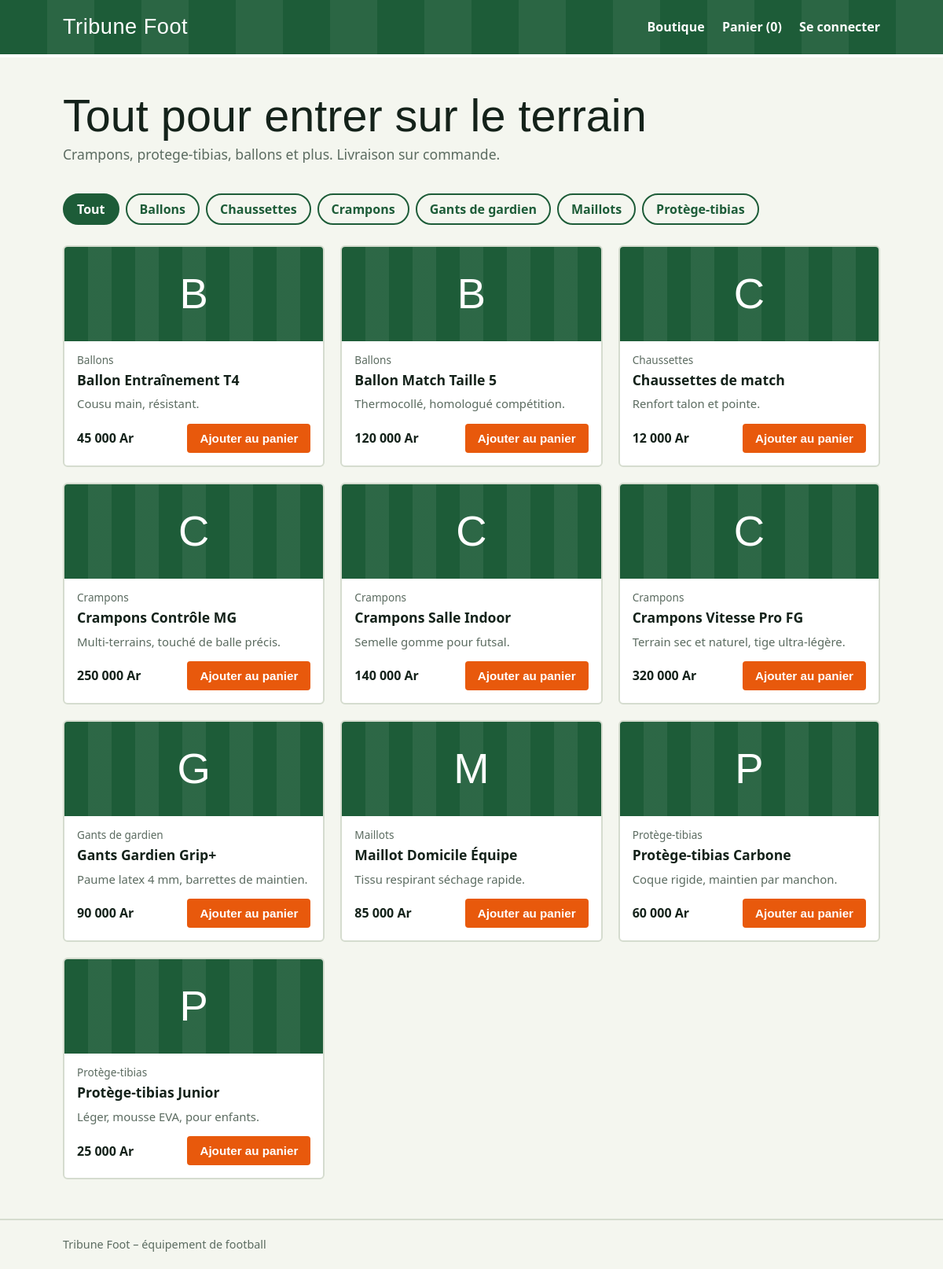
The page / on the database its author committed.
### tables this page shows
CREATE TABLE IF NOT EXISTS categories (
  id INT AUTO_INCREMENT PRIMARY KEY,
  nom VARCHAR(60) NOT NULL
);

CREATE TABLE IF NOT EXISTS produits (
  id INT AUTO_INCREMENT PRIMARY KEY,
  categorie_id INT NOT NULL,
  nom VARCHAR(120) NOT NULL,
  description TEXT,
  prix DECIMAL(10,0) NOT NULL,
  stock INT NOT NULL DEFAULT 0,
  FOREIGN KEY (categorie_id) REFERENCES categories(id)
);

### src/index.php (the view, shortened to what this page needs)
<?php
require 'config.php';
$cats = dbProduit()->query('SELECT * FROM categories ORDER BY nom')->fetchAll();
$cat = (int)($_GET['cat'] ?? 0);
if ($cat) {
    $st = dbProduit()->prepare('SELECT p.*, c.nom AS categorie FROM produits p JOIN categories c ON c.id=p.categorie_id WHERE categorie_id=? ORDER BY p.nom');
    $st->execute([$cat]);
} else {
    $st = dbProduit()->query('SELECT p.*, c.nom AS categorie FROM produits p JOIN categories c ON c.id=p.categorie_id ORDER BY c.nom, p.nom');
}
$produits = $st->fetchAll();
entete('Boutique');
?>
<section class="hero">
  <h1>Tout pour entrer sur le terrain</h1>
  <p>Crampons, protege-tibias, ballons et plus. Livraison sur commande.</p>
</section>
<div class="filtres">
  <a href="index.php" class="<?= !$cat ? 'actif' : '' ?>">Tout</a>
  <?php foreach ($cats as $c): ?>
    <a href="?cat=<?= $c['id'] ?>" class="<?= $cat === (int)$c['id'] ? 'actif' : '' ?>"><?= h($c['nom']) ?></a>
  <?php endforeach; ?>
</div>
<div class="grille">
<?php foreach ($produits as $p): ?>
  <article class="produit">
    <div class="visuel"><?= h(mb_substr($p['categorie'], 0, 1)) ?></div>
    <div class="infos">
      <span class="cat"><?= h($p['categorie']) ?></span>
      <h2><?= h($p['nom']) ?></h2>
      <p><?= h($p['description']) ?></p>
      <div class="bas-carte">
        <strong><?= ar($p['prix']) ?></strong>
        <?php if ($p['stock'] > 0): ?>
          <form method="post" action="panier.php">
            <button class="btn">Ajouter au panier</button>
          </form>
        <?php else: ?><span class="rupture">Rupture de stock</span><?php endif; ?>
      </div>
    </div>
  </article>
<?php endforeach; ?>
</div>
<?php pied();

### src/config.php (shortened to what this page needs)
<?php
function db(string $host, string $name): PDO {
    static $cx = [];
    return $cx[$host] ??= new PDO("mysql:host=$host;dbname=$name;charset=utf8mb4", 'root', '123456', [
        PDO::ATTR_ERRMODE => PDO::ERRMODE_EXCEPTION,
        PDO::ATTR_DEFAULT_FETCH_MODE => PDO::FETCH_ASSOC,
    ]);
}
function dbProduit(): PDO  { return db('mysql-produit',  'produit_db'); }
function h($s): string { return htmlspecialchars((string)$s, ENT_QUOTES, 'UTF-8'); }
function ar($n): string { return number_format((float)$n, 0, ',', ' ') . ' Ar'; }
function nbPanier(): int { return array_sum($_SESSION['panier'] ?? []); }
function entete(string $titre): void { ?>
<!DOCTYPE html>
<html lang="fr"><head>
<link rel="stylesheet" href="style.css">
</head><body>
<header class="haut">
  <div class="contenu barre">
    <a class="logo" href="index.php">Tribune Foot</a>
    <nav>
      <a href="index.php">Boutique</a>
      <a href="panier.php">Panier (<?= nbPanier() ?>)</a>
      <?php if (!empty($_SESSION['client'])): ?>
        <span class="salut"><?= h($_SESSION['client']['nom']) ?></span>
        <a href="logout.php">Se déconnecter</a>
      <?php else: ?>
        <a href="login.php">Se connecter</a>
      <?php endif; ?>
    </nav>
  </div>
</header>
<main class="contenu">
<?php }
function pied(): void { ?>
</main>
<footer class="bas"><div class="contenu">Tribune Foot – équipement de football</div></footer>
</body></html>
<?php }

### src/style.css (style rules this page uses)
:root { --craie:#f4f6ef;--gazon:#1d5c38;--gazon-clair:#26704516;--nuit:#14221a;--orange:#e8590c;--gris:#5b6b60;--ligne:#d5dccf }
* { box-sizing:border-box }
body { margin:0;font-family:"Segoe UI",system-ui,sans-serif;background:var(--craie);color:var(--nuit);line-height:1.5 }
.contenu { max-width:1080px;margin:0 auto;padding:0 20px }
a { color:var(--gazon) }
.haut { background:var(--gazon);background-image:repeating-linear-gradient(90deg,transparent 0 60px,#ffffff10 60px 120px);color:#fff;border-bottom:4px solid #fff }
.barre { display:flex;justify-content:space-between;align-items:center;padding-top:14px;padding-bottom:14px;flex-wrap:wrap;gap:10px }
.logo { font-family:Impact,"Arial Narrow",sans-serif;font-size:1.7rem;letter-spacing:.5px;color:#fff;text-decoration:none }
nav a,.salut { color:#fff;margin-left:18px;text-decoration:none;font-weight:600 }
.hero { padding:44px 0 24px }
.hero h1 { font-family:Impact,"Arial Narrow",sans-serif;font-weight:400;font-size:clamp(2rem,6vw,3.6rem);margin:0 0 6px;line-height:1.05 }
.hero p { margin:0;color:var(--gris);font-size:1.1rem }
.filtres { display:flex;flex-wrap:wrap;gap:8px;margin:12px 0 26px }
.filtres a { padding:6px 16px;border:2px solid var(--gazon);border-radius:999px;text-decoration:none;font-weight:600 }
.filtres a.actif,.filtres a:hover { background:var(--gazon);color:#fff }
.grille { display:grid;grid-template-columns:repeat(auto-fill,minmax(250px,1fr));gap:20px;margin-bottom:50px }
.produit { background:#fff;border:2px solid var(--ligne);border-radius:6px;overflow:hidden;display:flex;flex-direction:column }
.visuel { height:120px;display:grid;place-items:center;background:var(--gazon);background-image:repeating-linear-gradient(90deg,transparent 0 30px,#ffffff12 30px 60px);color:#fff;font:400 3.4rem Impact,sans-serif }
.infos { padding:14px 16px 16px;display:flex;flex-direction:column;flex:1 }
.cat { color:var(--gris);font-size:.85rem }
.infos h2 { font-size:1.1rem;margin:2px 0 6px }
.infos p { margin:0 0 14px;color:var(--gris);font-size:.93rem;flex:1 }
.bas-carte { display:flex;justify-content:space-between;align-items:center;gap:8px;flex-wrap:wrap }
.btn { display:inline-block;background:var(--orange);color:#fff;border:0;padding:10px 16px;border-radius:4px;font-weight:700;font-size:.95rem;cursor:pointer;text-decoration:none }
.bas { border-top:2px solid var(--ligne);padding:20px 0;color:var(--gris);font-size:.9rem }
main { min-height:60vh }

### rows shown on the page
categories: nom "Ballons"
categories: nom "Chaussettes"
categories: nom "Crampons"
categories: nom "Gants de gardien"
categories: nom "Maillots"
categories: nom "Protège-tibias"
produits: categorie.nom "B", categorie.nom "Ballons", nom "Ballon Entraînement T4", description "Cousu main, résistant.", prix "45 000 Ar"
produits: categorie.nom "B", categorie.nom "Ballons", nom "Ballon Match Taille 5", description "Thermocollé, homologué compétition.", prix "120 000 Ar"
produits: categorie.nom "C", categorie.nom "Chaussettes", nom "Chaussettes de match", description "Renfort talon et pointe.", prix "12 000 Ar"
produits: categorie.nom "C", categorie.nom "Crampons", nom "Crampons Contrôle MG", description "Multi-terrains, touché de balle précis.", prix "250 000 Ar"
produits: categorie.nom "C", categorie.nom "Crampons", nom "Crampons Salle Indoor", description "Semelle gomme pour futsal.", prix "140 000 Ar"
produits: categorie.nom "C", categorie.nom "Crampons", nom "Crampons Vitesse Pro FG", description "Terrain sec et naturel, tige ultra-légère.", prix "320 000 Ar"
produits: categorie.nom "G", categorie.nom "Gants de gardien", nom "Gants Gardien Grip+", description "Paume latex 4 mm, barrettes de maintien.", prix "90 000 Ar"
produits: categorie.nom "M", categorie.nom "Maillots", nom "Maillot Domicile Équipe", description "Tissu respirant séchage rapide.", prix "85 000 Ar"
produits: categorie.nom "P", categorie.nom "Protège-tibias", nom "Protège-tibias Carbone", description "Coque rigide, maintien par manchon.", prix "60 000 Ar"
produits: categorie.nom "P", categorie.nom "Protège-tibias", nom "Protège-tibias Junior", description "Léger, mousse EVA, pour enfants.", prix "25 000 Ar"

### other values the page prints
nbPanier() "0"
